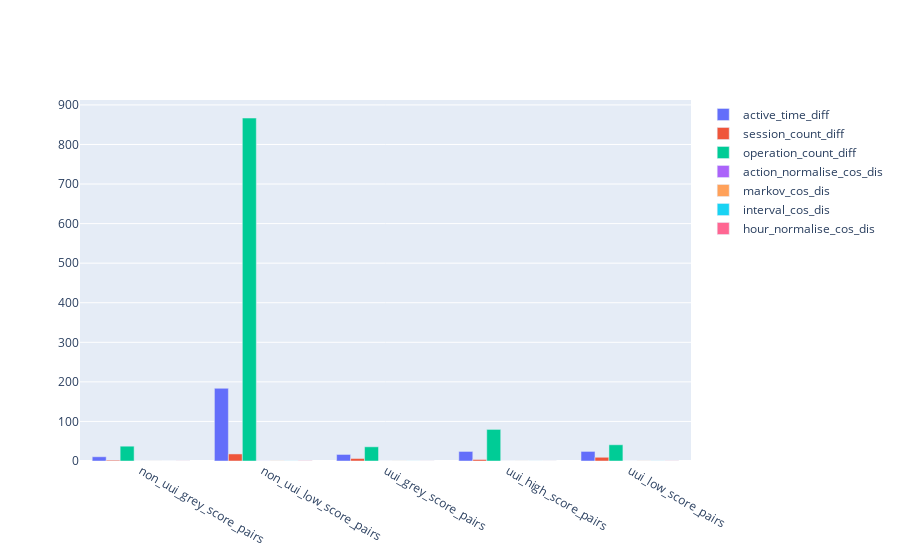

Notebook cell for this chart:
### Code cell
labels=['non_uui_grey_score_pairs', 
        'non_uui_low_score_pairs', 
        'uui_grey_score_pairs', 
        'uui_high_score_pairs', 
        'uui_low_score_pairs']

fig = go.Figure(data=[
    go.Bar(name='active_time_diff',         x=labels, y=stats_df['active_time_diff']['mean'].values),
    go.Bar(name='session_count_diff',       x=labels, y=stats_df['session_count_diff']['mean'].values),
    go.Bar(name='operation_count_diff',     x=labels, y=stats_df['operation_count_diff']['mean'].values),
    go.Bar(name='action_normalise_cos_dis', x=labels, y=stats_df['action_normalise_cos_dis']['mean'].values),
    go.Bar(name='markov_cos_dis',           x=labels, y=stats_df['markov_cos_dis']['mean'].values),
    go.Bar(name='interval_cos_dis',         x=labels, y=stats_df['interval_cos_dis']['mean'].values),
    go.Bar(name='hour_normalise_cos_dis',   x=labels, y=stats_df['hour_normalise_cos_dis']['mean'].values)
])
# Change the bar mode
fig.update_layout(barmode='group')
fig.show()

### Figure 1 — Plotly figure (JSON) as saved in the notebook; plotly's stock layout.template omitted (floating-point values rounded to 4 significant figures)
{"data": [{"name": "active_time_diff", "type": "bar", "x": ["non_uui_grey_score_pairs", "non_uui_low_score_pairs", "uui_grey_score_pairs", "uui_high_score_pairs", "uui_low_score_pairs"], "y": [10.73, 183.8, 16.56, 24.17, 24.25]}, {"name": "session_count_diff", "type": "bar", "x": ["non_uui_grey_score_pairs", "non_uui_low_score_pairs", "uui_grey_score_pairs", "uui_high_score_pairs", "uui_low_score_pairs"], "y": [2.053, 17.85, 6.361, 3.805, 9.438]}, {"name": "operation_count_diff", "type": "bar", "x": ["non_uui_grey_score_pairs", "non_uui_low_score_pairs", "uui_grey_score_pairs", "uui_high_score_pairs", "uui_low_score_pairs"], "y": [37.42, 866.8, 35.88, 79.84, 41.01]}, {"name": "action_normalise_cos_dis", "type": "bar", "x": ["non_uui_grey_score_pairs", "non_uui_low_score_pairs", "uui_grey_score_pairs", "uui_high_score_pairs", "uui_low_score_pairs"], "y": [0.01552, 0.1979, 0.0359, 0.02351, 0.08157]}, {"name": "markov_cos_dis", "type": "bar", "x": ["non_uui_grey_score_pairs", "non_uui_low_score_pairs", "uui_grey_score_pairs", "uui_high_score_pairs", "uui_low_score_pairs"], "y": [0.09875, 0.3964, 0.1897, 0.1203, 0.2895]}, {"name": "interval_cos_dis", "type": "bar", "x": ["non_uui_grey_score_pairs", "non_uui_low_score_pairs", "uui_grey_score_pairs", "uui_high_score_pairs", "uui_low_score_pairs"], "y": [0.04503, 0.2921, 0.1597, 0.1077, 0.2692]}, {"name": "hour_normalise_cos_dis", "type": "bar", "x": ["non_uui_grey_score_pairs", "non_uui_low_score_pairs", "uui_grey_score_pairs", "uui_high_score_pairs", "uui_low_score_pairs"], "y": [0.2548, 0.6281, 0.1735, 0.1035, 0.387]}], "layout": {"barmode": "group"}}
